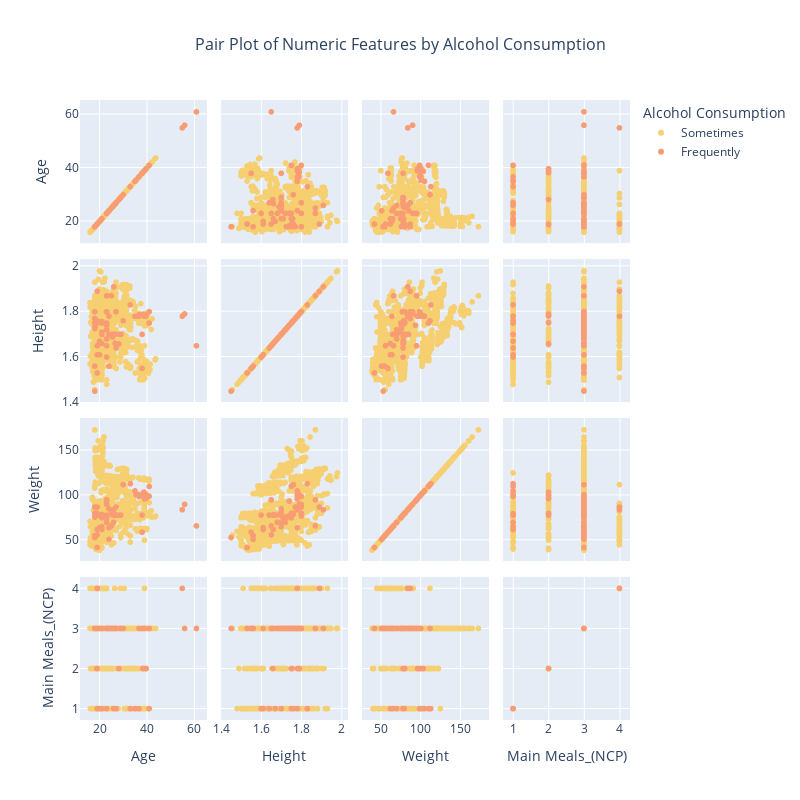

This figure's notebook cell:
### Code cell
import pandas as pd
import plotly.express as px

# Read the dataset from a CSV file
df = pd.read_csv(r"E:\UoB\Semester 1\DAPM\Assignments\Assignment 2\Final Dataset CSV\Descriptive Statistics.csv")

# Ensure "Alcohol_Consumption_(CALC)" is categorical for proper visualization
df["Alcohol_Consumption_(CALC)"] = pd.Categorical(
    df["Alcohol_Consumption_(CALC)"], categories=["No", "Sometimes", "Frequently"], ordered=True
)

# Numeric columns for the pair plot
numeric_columns = ["Age", "Height", "Weight", "Main Meals_(NCP)"]

# Create a pair plot using Plotly Express
fig = px.scatter_matrix(
    df,
    dimensions=numeric_columns,
    color="Alcohol_Consumption_(CALC)",
    title="Pair Plot of Numeric Features by Alcohol Consumption",
    labels={"Alcohol_Consumption_(CALC)": "Alcohol Consumption"},
    color_discrete_sequence=px.colors.qualitative.Pastel  # Vibrant colors
)

# Update layout for better aesthetics
fig.update_layout(
    title_font_size=16,
    title_x=0.5,
    height=800,
    width=800,
    legend_title="Alcohol Consumption"
)

fig.show()

### Figure 1 — Plotly figure (JSON) as saved in the notebook; plotly's stock layout.template omitted (floating-point values rounded to 4 significant figures; data arrays with more than 128 entries replaced by an {"elided": "..."} marker saying what was removed)
{"data": [{"dimensions": [{"axis": {"matches": true}, "label": "Age", "values": {"elided": "1400 float values"}}, {"axis": {"matches": true}, "label": "Height", "values": {"elided": "1400 float values"}}, {"axis": {"matches": true}, "label": "Weight", "values": {"elided": "1400 float values"}}, {"axis": {"matches": true}, "label": "Main Meals_(NCP)", "values": {"elided": "1400 int values"}}], "hovertemplate": "Alcohol Consumption=Sometimes<br>%{xaxis.title.text}=%{x}<br>%{yaxis.title.text}=%{y}<extra></extra>", "legendgroup": "Sometimes", "marker": {"color": "rgb(246, 207, 113)", "symbol": "circle"}, "name": "Sometimes", "showlegend": true, "type": "splom"}, {"dimensions": [{"axis": {"matches": true}, "label": "Age", "values": [23, 27, 24, 41, 21, 23, 21, 23, 23, 30, 24, 29, 20, 55, 26, 23, 19, 23, 18, 27, 19, 61, 25, 23, 24, 27, 26, 39, 35, 23, 21, 21, 20, 56, 38, 18, 18, 19, 41, 38, 33, 18, 19, 18, 19, 23, 18.84, 19, 18.27, 18.9, 20.98, 18.87, 18.01, 18.0, 18.05, 28.83, 25.19, 26.6, 28.98, 28.82, 28.17, 26.59, 26.21, 25.47, 35.39, 36.73, 38.3, 38.75, 39.69, 39.57, 36.68]}, {"axis": {"matches": true}, "label": "Height", "values": [1.8, 1.8, 1.78, 1.8, 1.7, 1.68, 1.66, 1.8, 1.65, 1.76, 1.7, 1.7, 1.61, 1.78, 1.7, 1.72, 1.61, 1.87, 1.75, 1.7, 1.65, 1.65, 1.87, 1.74, 1.56, 1.64, 1.91, 1.78, 1.78, 1.6, 1.71, 1.75, 1.67, 1.79, 1.7, 1.8, 1.45, 1.53, 1.75, 1.55, 1.83, 1.77, 1.89, 1.56, 1.76, 1.75, 1.752, 1.76, 1.737, 1.75, 1.757, 1.757, 1.751, 1.73, 1.725, 1.7, 1.7, 1.661, 1.7, 1.7, 1.658, 1.7, 1.7, 1.689, 1.78, 1.788, 1.789, 1.782, 1.781, 1.785, 1.781]}, {"axis": {"matches": true}, "label": "Weight", "values": [77, 87, 64, 99, 65, 70, 62, 90, 95, 112, 85, 78, 64, 84, 70, 70, 62, 95, 80, 78, 56, 66, 66, 93.5, 51, 78, 84, 96, 105, 78, 75, 78, 78, 90, 78, 80, 53, 42, 110, 59, 113, 87, 87, 55, 79, 75, 80, 79.54, 76.7, 79.83, 78.72, 79.99, 80, 75.82, 75.97, 78, 80.75, 78.57, 78, 78, 78, 78.01, 78.04, 78.43, 100.8, 100.6, 100.1, 103.6, 96.3, 100.4, 98.79]}, {"axis": {"matches": true}, "label": "Main Meals_(NCP)", "values": [3, 3, 3, 3, 1, 3, 3, 3, 3, 3, 3, 3, 3, 4, 1, 3, 1, 3, 3, 3, 3, 3, 3, 3, 3, 1, 3, 3, 1, 1, 3, 3, 1, 3, 3, 3, 3, 3, 1, 3, 1, 3, 4, 3, 3, 3, 2, 1, 3, 2, 3, 3, 3, 3, 3, 3, 3, 3, 3, 3, 2, 3, 3, 3, 1, 3, 2, 2, 2, 2, 1]}], "hovertemplate": "Alcohol Consumption=Frequently<br>%{xaxis.title.text}=%{x}<br>%{yaxis.title.text}=%{y}<extra></extra>", "legendgroup": "Frequently", "marker": {"color": "rgb(248, 156, 116)", "symbol": "circle"}, "name": "Frequently", "showlegend": true, "type": "splom"}], "layout": {"dragmode": "select", "height": 800, "legend": {"title": {"text": "Alcohol Consumption"}, "tracegroupgap": 0}, "title": {"font": {"size": 16}, "text": "Pair Plot of Numeric Features by Alcohol Consumption", "x": 0.5}, "width": 800}}
